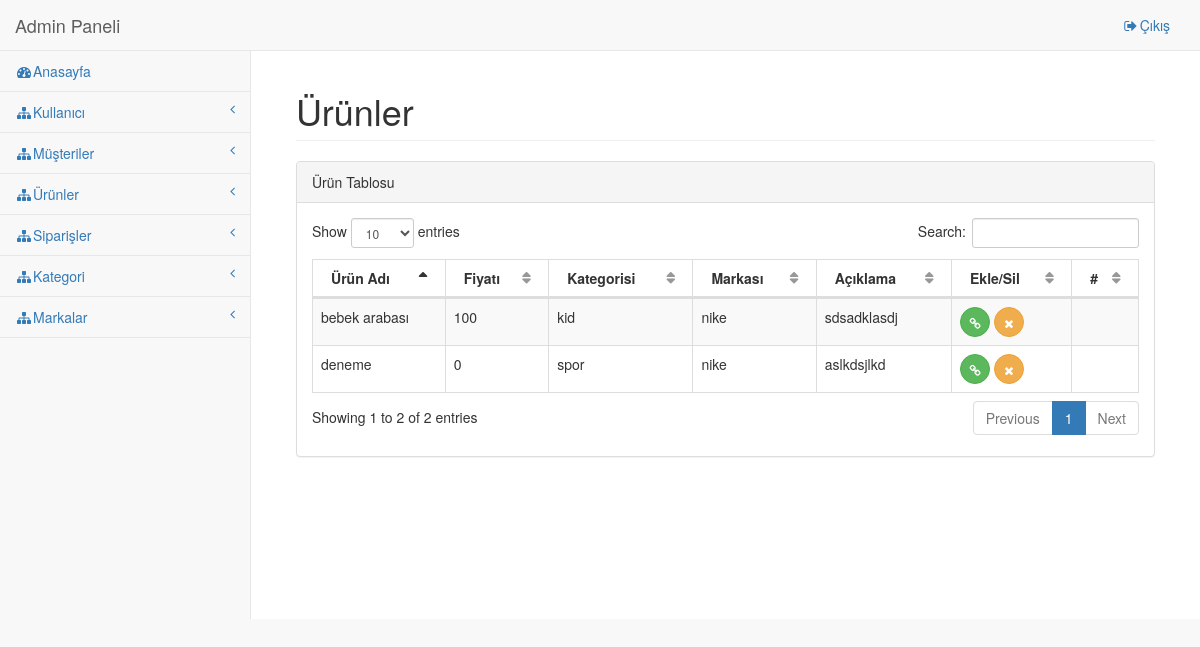
/adminpanel/page/product/list (signed in), run on the app's committed database.
### tables this page shows
CREATE TABLE `product` (
  `id` int(11) NOT NULL,
  `name` varchar(20) DEFAULT NULL,
  `price` int(11) DEFAULT NULL,
  `category_id` int(11) DEFAULT NULL,
  `brand_id` int(11) DEFAULT NULL,
  `sold` int(11) DEFAULT '0',
  `type` varchar(20) DEFAULT NULL,
  `image` text,
  `detail` varchar(101) DEFAULT NULL
);

CREATE TABLE `categories` (
  `id` int(11) NOT NULL,
  `name` varchar(20) DEFAULT NULL
);

CREATE TABLE `brands` (
  `id` int(11) NOT NULL,
  `name` varchar(10) DEFAULT NULL,
  `category_id` int(11) DEFAULT NULL
);

### application/controllers/Adminpanel.php (called while the page is built, shortened)
<?php
class AdminPanel extends CI_Controller {
	function __construct(){
		$this->load->database();
	}
	function page($folder, $file){
		$data['admins'] = $this->db->get('admin')->result();
		$data['customers'] = $this->db->get('users')->result();
		$data['products'] = $this->db->query("select product.id as id,detail,product.name as name, product.price as price, brands.name as brand,categories.name as category from product inner join brands on product.brand_id=brands.id inner join categories on categories.id=product.category_id")->result();
		$data['orders'] = $this->db->get('orders')->result();
		$data['categories'] = $this->db->get('categories')->result();
		$data['brands'] = $this->db->get('brands')->result();
		$this->load->view('panel/'.$folder.'/'.$file, $data);
	}
}

### index.php (called while the page is built, shortened)
<?php
require_once BASEPATH.'core/CodeIgniter.php';

### application/views/panel/product/list.php (the view, shortened to what this page needs)
 <link href="<?=site_url('vendor/bootstrap/css/bootstrap.min.css')?>" rel="stylesheet">
    <link href="<?=site_url('vendor/metisMenu/metisMenu.min.css')?>" rel="stylesheet">
    <link href="<?=site_url('vendor/datatables-plugins/dataTables.bootstrap.css')?>" rel="stylesheet">
    <link href="<?=site_url('vendor/datatables-responsive/dataTables.responsive.css')?>" rel="stylesheet">
    <link href="<?=site_url('dist/css/sb-admin-2.css')?>" rel="stylesheet">
  <link href="<?=site_url('vendor/font-awesome/css/font-awesome.min.css')?>" rel="stylesheet" type="text/css">
                <div class="row">
                    <div class="col-lg-12">
                        <h1 class="page-header">Ürünler</h1>
                    </div>
                </div>
            <div class="row">
                <div class="col-lg-12">
                    <div class="panel panel-default">
                        <div class="panel-heading">
                            Ürün Tablosu
                        </div>
                        <div class="panel-body">
                            <table width="100%" class="table table-striped table-bordered table-hover" id="dataTables-example">
                                <thead>
                                    <tr>
                                        <th>Ürün Adı</th>
                                        <th>Fiyatı</th>
                                        <th>Kategorisi</th>
                                        <th>Markası</th>
                                        <th>Açıklama</th>
                                        <th>Ekle/Sil</th>
                                        <th>#</th>
                                    </tr>
                                </thead>
                                <tbody>
                                    <?php foreach ($products as $product) :?>
                                    <tr class="gradeX">
                                        <td><?=$product->name?></td>
                                        <td><?=$product->price?></td>
                                        <td><?=$product->category?></td>
                                        <td><?=$product->brand?></td>
                                        <td><?=$product->detail?></td>
                                        <td><a href="<?=site_url('adminpanel/update/product/'.$product->id)?>" class="btn btn-success btn-circle"><i class="fa fa-link"></i></a>
                                            <?php if($_SESSION['admin']->level==1):?>
                                        <button type="button" class="btn btn-warning btn-circle"><i class="fa fa-times"></i></button>
                                    <?php endif;?>
                                        <td>
                                    </tr>
                                <?php endforeach;?>
                                </tbody>
                            </table>
                        </div>
                    </div>
                </div>
            </div>
           </div>
    </body>
</html>

### data on the page
product: name "deneme", price "0", category.name "spor", brand.name "nike", detail "aslkdsjlkd"
product: name "bebek arabası", price "100", category.name "kid", brand.name "nike", detail "sdsadklasdj"
